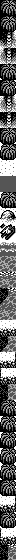

A 2D game scene composited from a Tiled map and its tileset images. What follows is a short description and the map's XML, with every tile layer's data as written:
An orthogonal 2x70 tile map with 8x8 px tiles, 1 tile layer (metatiles), 2 tilesets.

<map height="70" orientation="orthogonal" renderorder="right-down" tileheight="8" tilewidth="8" width="2">
	<tileset firstgid="1" tilewidth="8" tileheight="8">
		<image source="../../../gfx/tilesets/gfx_054_53a0.png" />
	</tileset>
	<tileset firstgid="36" tilewidth="8" tileheight="8">
		<image source="../../../gfx/tilesets/gfx_054_6670.png" />
	</tileset>
	<layer height="70" id="1" name="metatiles" width="2">
		<data encoding="csv">
2, 4,
3, 5,
2, 4,
3, 6,
7, 9,
8, 10,
11, 13,
12, 14,
2, 4,
15, 5,
2, 16,
3, 6,
11, 9,
12, 10,
7, 13,
8, 14,
2, 4,
15, 6,
17, 4,
15, 6,
18, 20,
19, 21,
22, 22,
22, 22,
17, 4,
15, 5,
23, 25,
24, 26,
27, 29,
28, 30,
31, 33,
32, 34,
36, 37,
37, 36,
38, 39,
37, 36,
40, 39,
41, 36,
42, 43,
37, 36,
44, 44,
45, 45,
40, 37,
41, 36,
46, 47,
45, 48,
49, 44,
50, 45,
40, 37,
51, 36,
2, 16,
3, 5,
17, 16,
3, 5,
17, 16,
3, 6,
17, 16,
15, 6,
17, 16,
15, 5,
2, 16,
15, 5,
18, 47,
45, 48,
2, 16,
15, 6,
49, 20,
50, 45,
40, 39,
51, 36</data>
	</layer>
</map>
